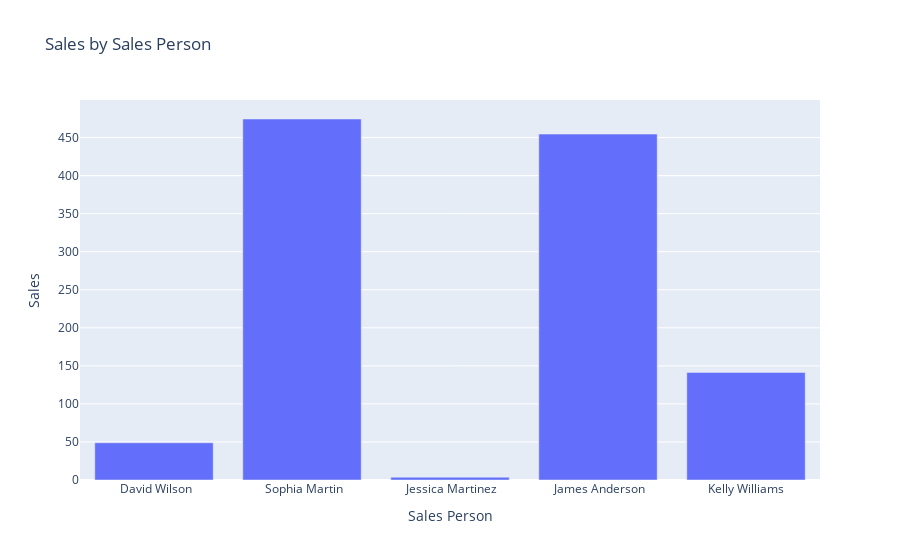

Notebook code cell kept with this figure:
### Code cell
# Display the DataFrame
df_head = df.head()

# Create a bar plot using Plotly Graph Objects
fig = go.Figure(data=[
    go.Bar(name='Sales', x=df_head['Sales Person'], y=df_head['Sales'])
])

# Customize the layout
fig.update_layout(
    title='Sales by Sales Person',
    xaxis_title='Sales Person',
    yaxis_title='Sales',
    barmode='group'
)

# Show the plot
fig.show()

### Figure 1 — Plotly figure (JSON) as saved in the notebook; plotly's stock layout.template omitted (floating-point values rounded to 4 significant figures)
{"data": [{"name": "Sales", "type": "bar", "x": [" David Wilson", " Sophia Martin", " Jessica Martinez", " James Anderson", "Kelly Williams"], "y": [48.9, 474.4, 3.6, 454.6, 141.4]}], "layout": {"autosize": true, "barmode": "group", "title": {"text": "Sales by Sales Person"}, "xaxis": {"autorange": true, "range": [-0.5, 4.5], "title": {"text": "Sales Person"}, "type": "category"}, "yaxis": {"autorange": true, "range": [0, 499.4], "title": {"text": "Sales"}, "type": "linear"}}}
